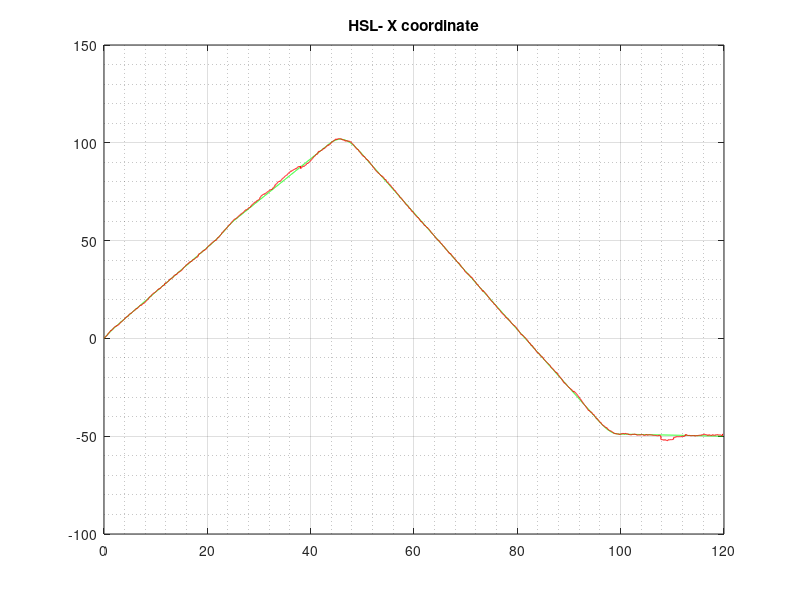
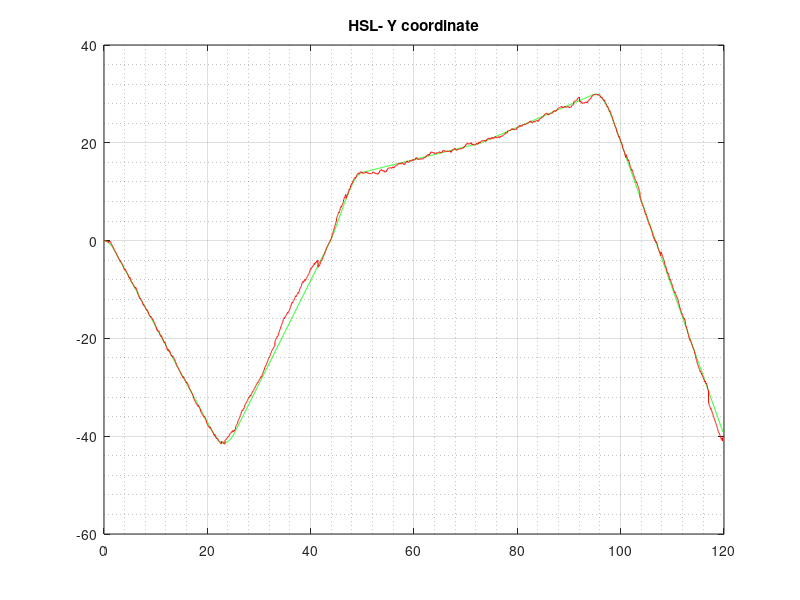
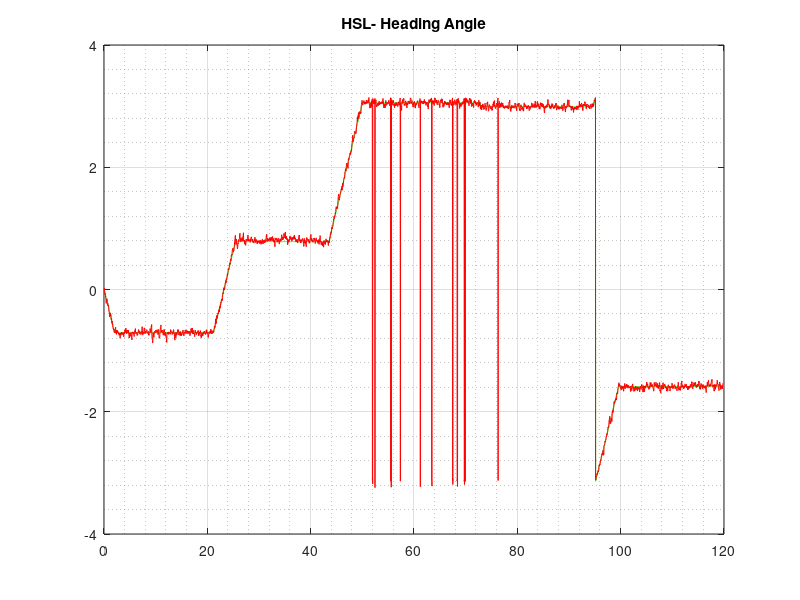

The MATLAB script that drew these images, in order:
load('HSL_notOdo.mat')
Algo = 'HSL';
path = output.path;
tpath = output.true;
tm = output.i;
t = 0.025*(1:tm);

delta = tpath(1,:) - path(1,:);
errX = sqrt(delta*delta'/size(delta,2));
figure;
plot(t, tpath(1,:), 'g', t, path(1,:), 'r');
title(strcat(Algo, '- X coordinate'));
grid on;
grid minor;

delta = tpath(2,:) - path(2,:);
errY = sqrt(delta*delta'/size(delta,2));
figure;
plot(t, tpath(2,:), 'g', t, path(2,:), 'r');
title(strcat(Algo, '- Y coordinate'));
grid on;
grid minor;

delta = tpath(3,:) - path(3,:);
errQ = sqrt(delta*delta'/size(delta,2));
figure;
plot(t, tpath(3,:), 'g', t, path(3,:), 'r');
title(strcat(Algo, '- Heading Angle'));
grid on;
grid minor;

disp(strcat(Algo, ' Algorithm'));
disp(strcat('mean square error in X = ', num2str(errX)));
disp(strcat('mean square error in Y = ', num2str(errY)));
disp(strcat('mean square error in theta = ', num2str(errQ)));